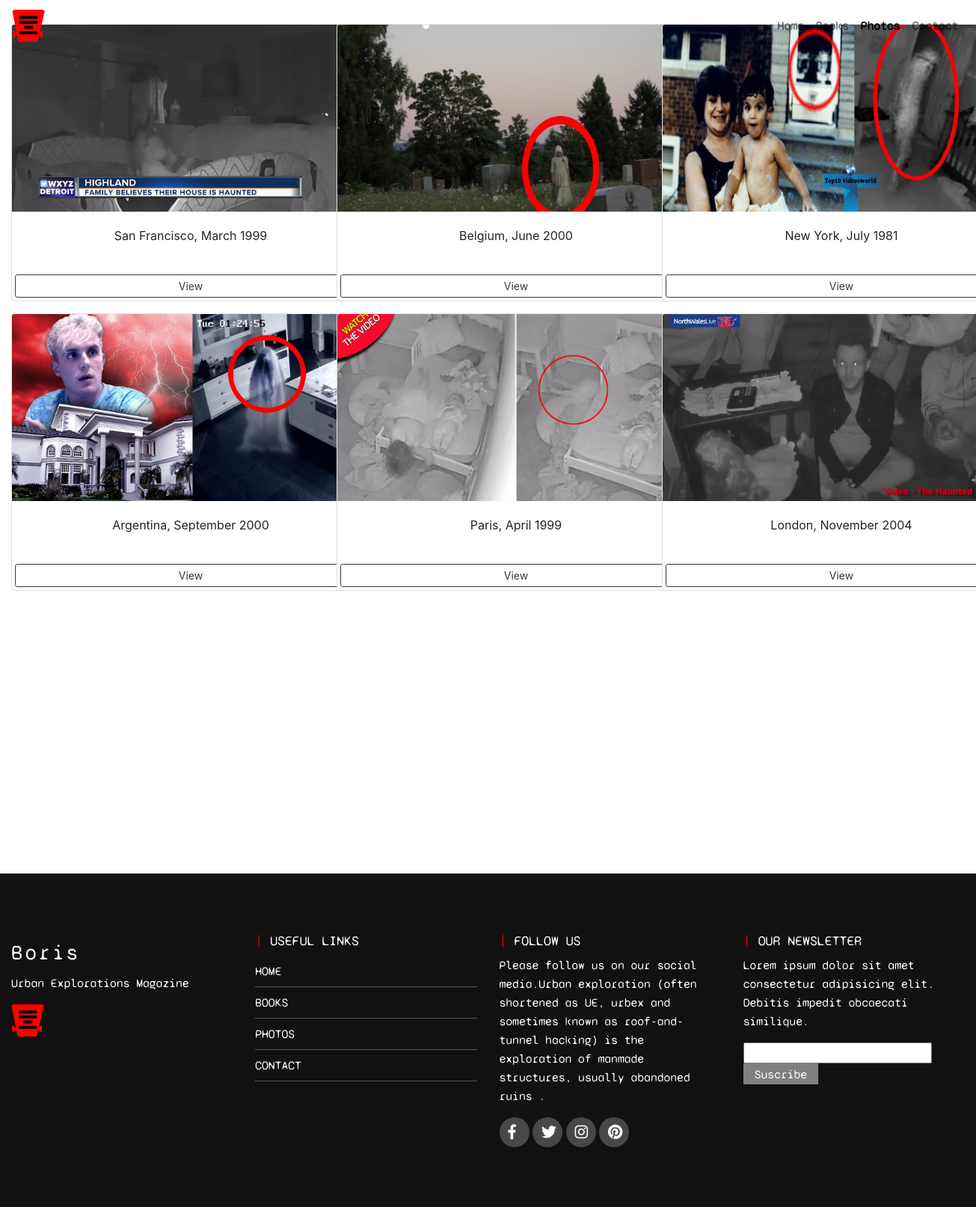
/photos/, run on the app's committed database.
### Photosapp/models.py (models this page shows, shortened)
class fotoModel(models.Model):
    title = models.CharField(max_length=50)
    image = models.ImageField(upload_to="Photosapp")
    created = models.DateTimeField(auto_now_add=True)
    updated = models.DateTimeField(auto_now_add=True)
    class Meta:
        verbose_name = "fotoModel"
        verbose_name_plural = "fotoModel"

### homeapp/views.py (the view)
# urls.py: path("photos/", views.vistafoto, name="Photos"),
def vistafoto(request):
    resuqueryfotos = fotoModel.objects.all()
    return render(request, "homeapp/photos.html", {"resuqueryfotos": resuqueryfotos})

### homeapp/templates/homeapp/photos.html
{% extends 'homeapp/base.html' %}
{% load static %}
{% block content %}
<div class="container-fluid">
    <div class="row mt-4 ">
        {% for resu in resuqueryfotos %}
        <div class="col-sm-12 col-lg-4 col-md-6 ">
            <div class="card my-2 img2" style="width: 30rem;">
                <img class="card-img-top img2" src="{{resu.image.url}}" alt="Card image cap">
                <div class="card-body text-center">
                    <p>{{resu.title}}</p>
                </div>
                <a class="btn btn-outline-dark btn-sm m-1" href="{% url 'View' resu.id %}">View</a>
            </div>
        </div>
        {% endfor %}
    </div>
</div>
{% endblock %}

### homeapp/templates/homeapp/base.html (shortened to what this page needs)
<!DOCTYPE html>
<html lang="en">
<head>
    {% load static %}
    <link rel="stylesheet" href="https://cdn.jsdelivr.net/npm/bootstrap@4.6.0/dist/css/bootstrap.min.css"
>
    <link rel="stylesheet" href="https://use.fontawesome.com/releases/v5.7.0/css/all.css"
>
    <link rel="stylesheet" href="{% static 'homeapp/css/styles.css' %}">
    <link rel="stylesheet" href="#">
</head>
<body>
    <nav class="navbar fixed-top navbar-expand-lg navbar-light bg-light">
        <a class="navbar-brand" href="{% url 'Home' %}">
            <img src="{% static 'homeapp/img/logo2.png' %}" alt="logo">
        </a>
        <div class="collapse navbar-collapse" id="navbarNav">
            <ul class="navbar-nav ml-auto">
                <li class="nav-item {% if request.path == '/' %}active{% endif %}">
                    <a class="nav-link" href="{% url 'Home' %}">Home<span class="sr-only">(current)</span></a>
                </li>
                <li class="nav-item {% if request.path == '/books/' %}active{% endif %}">
                    <a class="nav-link" href="{% url 'Books' %}">Books</a>
                </li>
                <li class="nav-item {% if request.path == '/photos/' %}active{% endif %}">
                    <a class="nav-link" href="{% url 'Photos' %}">Photos</a>
                </li>
                <li class="nav-item {% if request.path == '/contact/' %}active{% endif %}">
                    <a class="nav-link" href="{% url 'Contact' %}">Contact</a>
                </li>
            </ul>
        </div>
    </nav>
    {% block content%}
    {% endblock %}
    <footer>
        <div class="footer-top">
            <div class="container-fluid">
                <div class="row">
                    <div class="col-md-3 col-sm-6 col-xs-12 pie media1-md media2-sm">
                        <h3>Boris</h3>
                        <p>Urban Explorations Magazine</p>
                        <img src="{% static 'homeapp/img/logo.png' %}" alt="logo">
                    </div>
                    <div class="col-md-3 col-sm-6 col-xs-12 pie2 media1-md media2-sm">
                        <h2>Useful links</h2>
                        <ul>
                            <li><a href="{% url 'Home' %}">Home</a></li>
                            <li><a href="{% url 'Books' %}">Books</a></li>
                            <li><a href="{% url 'Photos' %}">Photos</a></li>
                            <li><a href="{% url 'Contact' %}">Contact</a></li>
                        </ul>
                    </div>
                    <div class="col-md-3 col-sm-6 col-xs-12 pie3 media1-md media2-sm">
                        <h2>Follow Us</h2>
                        <p>Please follow us on our social media.Urban exploration (often shortened as UE, urbex and
                            sometimes known as roof-and-tunnel hacking)
                            is the exploration of manmade structures, usually abandoned ruins .</p>
                        <a href="#"><i class="fab fa-facebook-f"></i></a>
                        <a href="#"><i class="fab fa-twitter"></i></a>
                        <a href="#"><i class="fab fa-instagram"></i></a>
                        <a href="#"><i class="fab fa-pinterest"></i></a>
                    </div>
                    <div class="col-md-3 col-sm-6 col-xs-12 pie4 media1-md media2-sm margenpie">
                        <h2>Our Newsletter</h2>
                        <p>Lorem ipsum dolor sit amet consectetur adipisicing elit. Debitis impedit obcaecati similique.
                        </p>
                        <form action="">
                            <input type="email">
                            <input type="submit" value="Suscribe">
                        </form>
                    </div>
                </div>
            </div>
        </div>
        <p class="footer-bottom-text">All Rights reserved by &copy;Boris Magazine 2021</p>
    </footer>
</body>
</html>

### homeapp/static/homeapp/css/styles.css (style rules this page uses)
* { margin: 0; padding: 0; }
body { background: url("/static/homeapp/img/background.jpg") no-repeat; }
.navbar { background-color: transparent !important; }
#navbarNav>ul>li>a { font-family: "Mono"; font-weight: bold; }
#navbarNav>ul { text-align: center; }
.footer-top p { color: white; line-height: 25px; font-family: Mono; }
.footer-top h2, h3 { color: white; font-family: Mono; }
.footer-top h2 { font-size: 18px; }
.footer-top { background: #111; padding: 80px 0; position: relative; top: 370px; }
.pie h3 { font-family: Mono; color: white; letter-spacing: 3px; margin: 10px 0; }
.pie2 { color: white; text-transform: uppercase; }
.pie2 h2::before { content: '|'; color: red; padding-right: 10px; }
.pie2 ul { list-style: none; }
.pie2 ul li { border-bottom: 1px solid rgba(255, 255, 255, 0.3); line-height: 40px; }
.pie2 ul li a { font-family: Mono; color: white; }
.pie3 h2 { color: white; font-family: Mono; text-transform: uppercase; }
.pie3 h2::before { content: '|'; color: red; padding-right: 10px; }
.pie3 a { background: #494848; width: 40px; height: 40px; display: inline-block; border-radius: 50%; }
.pie3 a i { font-size: 20px; color: white; padding: 10px 12px; }
.pie4 h2 { color: white; font-family: Mono; text-transform: uppercase; }
.pie4 h2::before { content: '|'; color: red; padding-right: 10px; }
.pie4 form input[type=submit] { background: grey; font-family: Mono; border: none; padding: 3px 15px; height: 28px; margin-left: -5px; color: white; }
.footer-bottom-text { text-align: center; background: #000; line-height: 75px; color: white; }
@media only screen and (min-width: 1024px) { .margenpie form input[type=submit] { margin-left: 0; } }
.img2 img { height: 250px; object-fit: cover; }

### data on the page
fotoModel: image (picture), title "San Francisco, March 1999"
fotoModel: image (picture), title "Belgium, June 2000"
fotoModel: image (picture), title "New York, July 1981"
fotoModel: image (picture), title "Argentina, September 2000"
fotoModel: image (picture), title "Paris, April 1999"
fotoModel: image (picture), title "London, November 2004"
